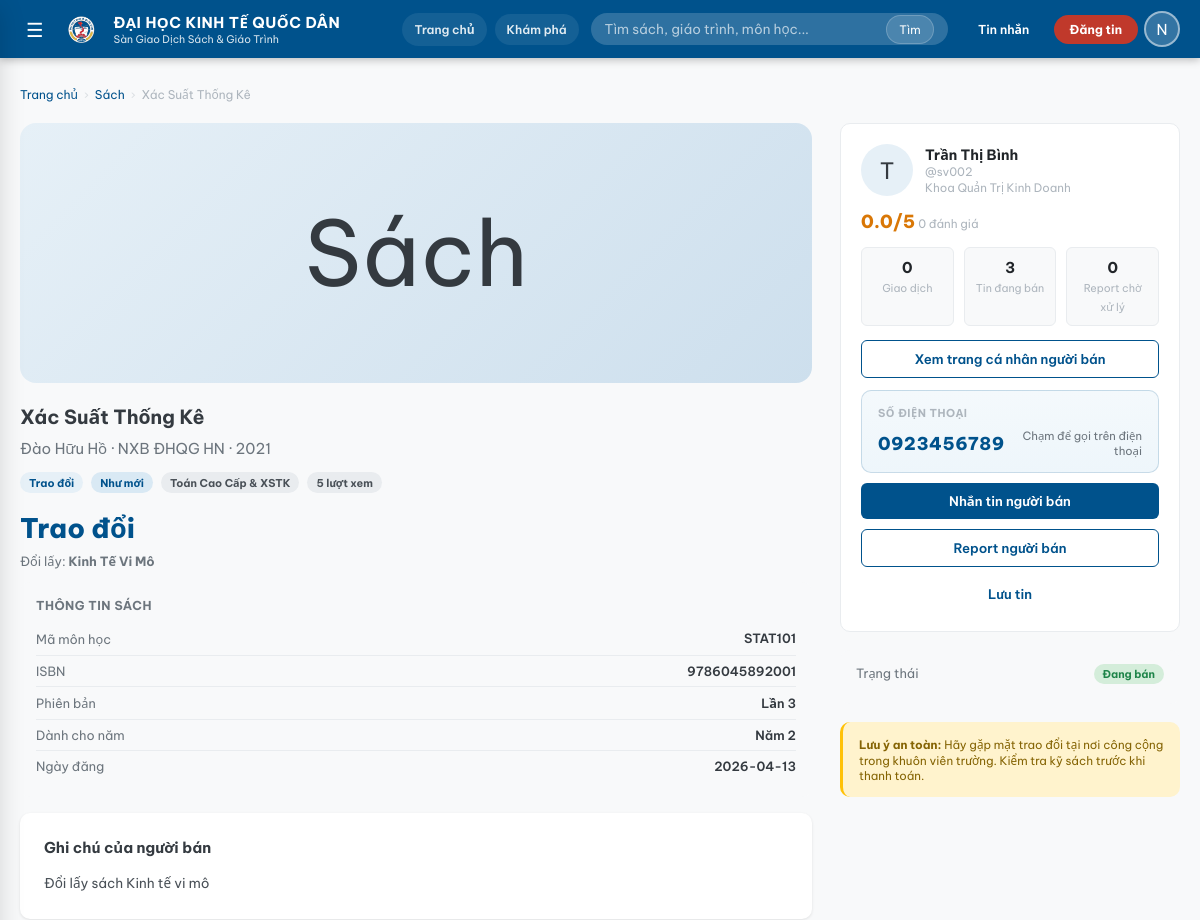
The page /listing/3 (signed in, upper part) on the database as committed earlier.
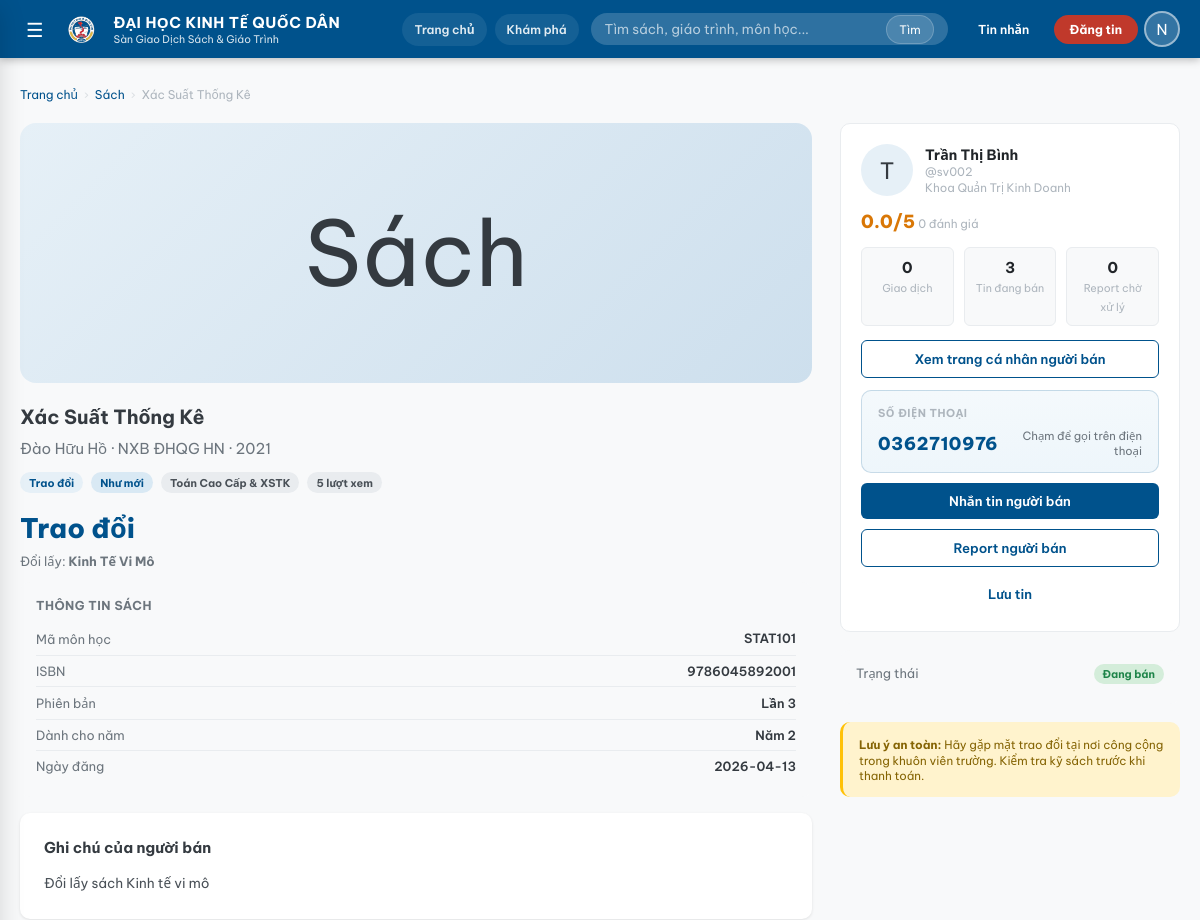
The same page on the database as committed later.
### tables this page shows
CREATE TABLE users (
    id            INTEGER PRIMARY KEY AUTOINCREMENT,
    username      TEXT    UNIQUE NOT NULL,
    password_hash TEXT    NOT NULL,
    full_name     TEXT,
    email         TEXT,
    phone         TEXT,
    student_id    TEXT    UNIQUE,
    faculty       TEXT,
    course_year   INTEGER,
    role          TEXT    DEFAULT 'student' CHECK(role IN ('student','admin')),
    bio           TEXT,
    rating_avg    REAL    DEFAULT 0,
    rating_count  INTEGER DEFAULT 0,
    created_at    TIMESTAMP DEFAULT CURRENT_TIMESTAMP
, reputation_score INTEGER DEFAULT 0, completed_deals INTEGER DEFAULT 0, location_label TEXT, latitude REAL, longitude REAL);

### app.py (the view)
@app.route("/listing/<int:lid>")
@login_required
def listing_detail(lid):
    conn = get_db_connection()
    current_user_id = session["user_id"]
    listing = conn.execute("""
        SELECT l.*, b.title, b.author, b.isbn, b.publisher, b.publish_year,
               b.edition, b.description book_desc, b.cover_emoji, b.cover_image,
               b.subject_code, b.faculty book_faculty, b.course_year book_year,
               u.full_name seller_name, u.username seller_username,
               u.phone seller_phone, u.email seller_email,
               u.faculty seller_faculty, u.rating_avg, u.rating_count,
               c.name cat_name, c.icon cat_icon
        FROM listings l
        JOIN books    b ON b.id = l.book_id
        JOIN users    u ON u.id = l.seller_id
        LEFT JOIN categories c ON c.id = b.category_id
        WHERE l.id=?
    """, (lid,)).fetchone()
    if not listing:
        conn.close()
        flash("Tin đăng không tồn tại.", "danger")
        return redirect(url_for("listings"))
    if not can_view_listing(listing, current_user_id, session.get("role")):
        conn.close()
        flash("Tin đăng này đang chờ duyệt hoặc không còn hiển thị công khai.", "warning")
        return redirect(url_for("profile"))
    if listing["status"] == "active":
        conn.execute("UPDATE listings SET views=views+1 WHERE id=?", (lid,))
        conn.commit()
    related = conn.execute("""
        SELECT l.*, b.title, b.cover_emoji, b.cover_image, u.full_name seller_name
        FROM listings l
        JOIN books b ON b.id = l.book_id
        JOIN users u ON u.id = l.seller_id
        WHERE l.status='active' AND l.id!=?
          AND b.category_id=(SELECT category_id FROM books WHERE id=?)
        LIMIT 4
    """, (lid, listing["book_id"])).fetchall()
    wl = conn.execute(
        "SELECT id FROM wishlist WHERE user_id=? AND listing_id=?",
        (current_user_id, lid),
    ).fetchone()
    seller_summary = get_reputation_summary(conn, listing["seller_id"])
    recent_reviews = conn.execute(
        """
        SELECT r.*, reviewer.full_name reviewer_name, reviewer.username reviewer_username
        FROM reviews r
        JOIN users reviewer ON reviewer.id=r.reviewer_id
        WHERE r.reviewed_id=?
        ORDER BY r.created_at DESC
        LIMIT 3
        """,
        (listing["seller_id"],),
    ).fetchall()
    conn.close()
    return render_template(
        "listing_detail.html",
        listing=listing,
        related=related,
        in_wishlist=bool(wl),
        seller_summary=seller_summary,
        recent_reviews=recent_reviews,
    )

### app.py (called while the page is built, shortened)
def _text_quality_score(value: str) -> int:
    bad_score = sum(value.count(token) for token in MOJIBAKE_TOKENS) * 10
    good_score = sum(ch.lower() in VIETNAMESE_CHARS for ch in value)
    return good_score - bad_score

def repair_text(value):
    if not isinstance(value, str) or not value:
        return value
    candidates = [value]
    return max(candidates, key=_text_quality_score)

def can_view_listing(listing, user_id, role):
    if not listing:
        return False
    return listing["status"] == "active" or listing["seller_id"] == user_id or role == "admin"

def normalize_book_years(values):
    normalized = []
    seen = set()
    for value in values or []:
        year = str(value).strip()
        if year in VALID_BOOK_YEARS and year not in seen:
            normalized.append(year)
            seen.add(year)
    return normalized

def parse_book_years(value):
    if value is None:
        return []
    if isinstance(value, int):
        return normalize_book_years([value])
    return normalize_book_years(str(value).replace(";", ",").split(","))

### templates/listing_detail.html (shortened to what the changed rows need)
{% extends "base.html" %}
{% block content %}
<div class="container">
  <div class="detail-layout">
    <div>
      <h1 class="detail-title">{{ listing.title }}</h1>
        {% set type_info = TYPE_LABELS.get(listing.listing_type, ('','')) %}
        {% set cond_info = CONDITION_LABELS.get(listing.condition, ('','badge-gray')) %}
    </div>
    <div>
      <div class="seller-card detail-side-card">
        <div class="seller-head">
          <div class="seller-avatar">{{ listing.seller_name[0] if listing.seller_name else 'U' }}</div>
          <div>
            <a href="{{ url_for('seller_profile', user_id=listing.seller_id) }}" class="seller-name seller-name-link">
              {{ listing.seller_name or listing.seller_username }}
            </a>
            <div class="seller-handle">@{{ listing.seller_username }}</div>
            {% if listing.seller_faculty %}
              <div class="seller-meta">{{ listing.seller_faculty }}</div>
            {% endif %}
          </div>
        </div>
        {% if listing.seller_username != session.get('username') %}
          {% if listing.seller_phone %}
            <div class="seller-phone-box">
              <div class="seller-phone-label">Số điện thoại</div>
              <a href="tel:{{ listing.seller_phone }}" class="seller-phone-link">
                <span class="seller-phone-number">{{ listing.seller_phone }}</span>
                <span class="seller-phone-hint">Chạm để gọi trên điện thoại</span>
              </a>
            </div>
          {% endif %}
        {% endif %}
      </div>
    </div>
  </div>
</div>
{% endblock %}

Rows that differ between the two databases and show on the page:
changed users "Trần Thị Bình": seller_phone "0923456789" → "0362710976"
